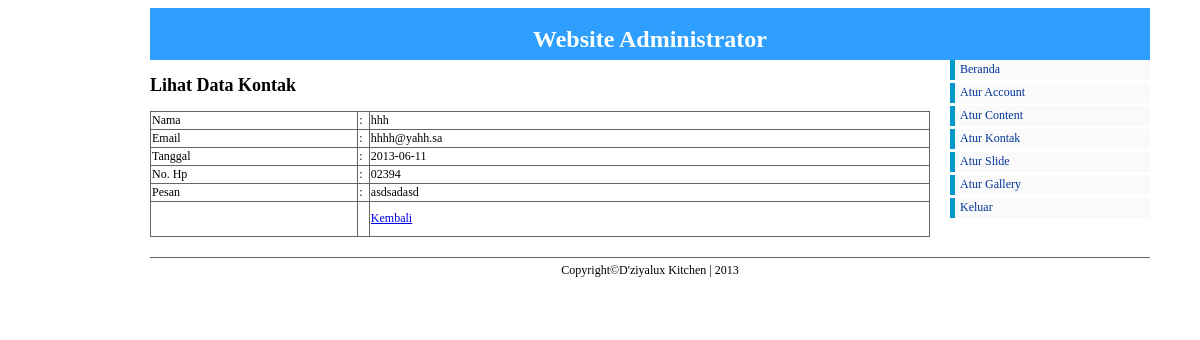
The page /admin/index.php?pg=kontak/lihat_kontak&id=11 (signed in) on the database its author committed.
### tables this page shows
CREATE TABLE IF NOT EXISTS `kontak` (
  `ID_KONTAK` int(11) NOT NULL AUTO_INCREMENT,
  `NAMA` varchar(100) NOT NULL,
  `EMAIL` varchar(100) NOT NULL,
  `NO_HP` varchar(15) NOT NULL,
  `PESAN` text NOT NULL,
  `TANGGAL` date NOT NULL,
  PRIMARY KEY (`ID_KONTAK`)
);

### admin/kontak/lihat_kontak.php (the view, shortened to what this page needs)
  <?php
  $data = mysql_query("select * from kontak where ID_KONTAK = '$_GET[id]';");
  while($tampil = mysql_fetch_array($data)){
  ?>
<h2>Lihat Data Kontak</h2>
  <table width="441" border="1" align="center">
    <tr>
      <td width="111">Nama</td>
      <td width="3">:</td>
      <td width="305"><?php echo $tampil['NAMA'];?></td>
    </tr>
    <tr>
      <td>Email</td>
      <td>:</td>
      <td><?php echo $tampil['EMAIL'];?></td>
    </tr>
    <tr>
      <td>Tanggal</td>
      <td>:</td>
      <td><?php echo $tampil['TANGGAL'];?></td>
    </tr>
    <tr>
      <td>No. Hp</td>
      <td>:</td>
      <td><?php echo $tampil['NO_HP'];?> </td>
    </tr>
    <tr>
      <td>Pesan</td>
      <td>:</td>
      <td><?php echo $tampil['PESAN'];?></td>
    </tr>
    <tr>
      <td height="32">&nbsp;</td>
      <td>&nbsp;</td>
      <td><a href="?pg=kontak/data_kontak" class="klik">Kembali</a></td>
    </tr>
    <?php } ?>
  </table>

### css/admin.css (style rules this page uses)
body { font-size: 62.5%; font-family: "Trebuchet MS", "Arial", "Helvetica", "Verdana", "sans-serif"; }
table { font-size: 12px; width:780px; border:1px solid #CCC; border-collapse:collapse; }

### admin/kontak/lihat_kontak.php (style rules this page uses)
table { border:#666 1px solid; }

### rows shown on the page
kontak: NAMA "hhh", EMAIL "hhhh@yahh.sa", TANGGAL "2013-06-11", NO_HP "02394", PESAN "asdsadasd"
